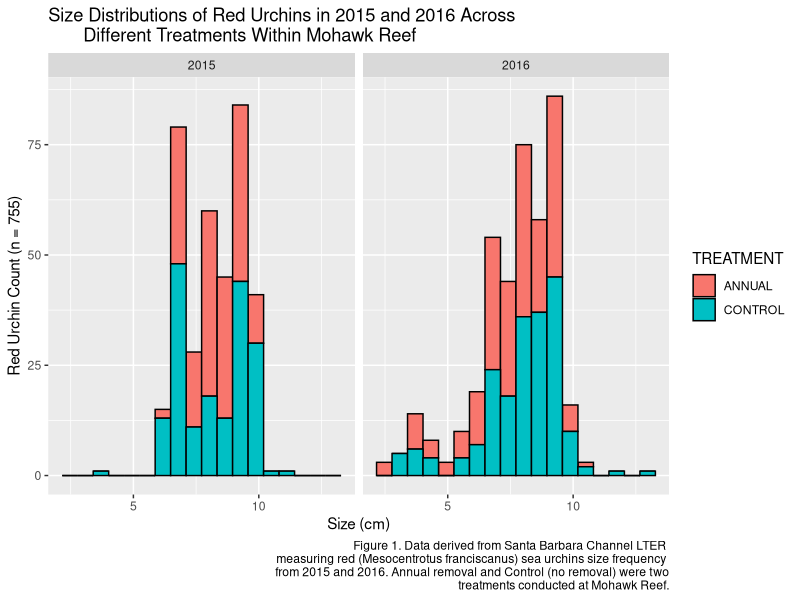

Recreate this plot in R.
## ---- chunk 1
knitr::opts_chunk$set(echo = TRUE)

# Load necessary packages
library(here)
library(tidyverse)
## ---- chunk 2
# load necessary data
urchins.csv <-read.csv(file = here("Week4/urchins.csv"), 
                        stringsAsFactors = TRUE)
str(urchins.csv)

# Trim the original dataset so that only the Year, Month, Site, Treatment, Size, Count, and
# Common Name are included. Then, filter the dataset further to only include data from the
# Mohawk (MOHK) reef for red urchins in 2015 and 2016.
urchins_clean <- urchins.csv %>%
  select(YEAR, MONTH, SITE, TREATMENT, SIZE, COUNT, COMMON_NAME) %>%
  filter(SITE == "MOHK",
         COMMON_NAME == "Red Urchin",
         YEAR %in% c(2015, 2016))

# convert this data from a frequency table to a record of individual observations 
# (hint: try the uncount() function in tidyr)
urchins_uncount <- urchins_clean %>%
  uncount(weights = COUNT, .id = "id")

## ---- chunk 3
## Bin sizes with Rice Rule 2n^(1/3) = 18.2115, rounded to 18 per bin, n = 755
2*755^(1/3)

urchin_size <- ggplot(data = urchins_uncount, aes(x = SIZE, fill = TREATMENT)) +
  geom_histogram(bins = 18, color = "black") +
  facet_wrap(vars(YEAR)) + 
  labs(x = "Size (cm)",
       y = "Red Urchin Count (n = 755)",
       title = "Size Distributions of Red Urchins in 2015 and 2016 Across 
       Different Treatments Within Mohawk Reef",
       caption = "Figure 1. Data derived from Santa Barbara Channel LTER 
       measuring red (Mesocentrotus franciscanus) sea urchins size frequency 
       from 2015 and 2016. Annual removal and Control (no removal) were two
       treatments conducted at Mohawk Reef.")

urchin_size
## ---- chunk 4
urchin2015 <- urchins_uncount %>%
  filter(YEAR == 2015)

ttest2015 <- t.test(urchin2015$SIZE,
                    conf.level = 0.95)
ttest2015
## ---- chunk 5
urchin2016 <- urchins_uncount %>%
  filter(YEAR == 2016)

ttest2016 <- t.test(urchin2016$SIZE,
                    conf.level = 0.95)
ttest2016
## ---- chunk 6
urchin2015_control <- urchins_uncount %>%
  filter(YEAR == 2015, TREATMENT == "CONTROL")

ttest2015_control <- t.test(urchin2015_control$SIZE,
                            mu = 9,
                            conf.level = 0.95,
                            alternative = "two.sided")
ttest2015_control

urchin2016_control <- urchins_uncount %>%
  filter(YEAR == 2016, TREATMENT == "CONTROL")

ttest2016_control <- t.test(urchin2016_control$SIZE,
                            mu = 9,
                            conf.level = 0.95,
                            alternative = "two.sided")
ttest2016_control
## ---- chunk 7
t.test(SIZE ~ TREATMENT, data = urchin2015)
t.test(SIZE ~ TREATMENT, data = urchin2016)
## ---- chunk 8
urchin_control <- urchins_uncount %>%
  filter(TREATMENT == "CONTROL")

t.test(SIZE ~ YEAR, data = urchin_control)
